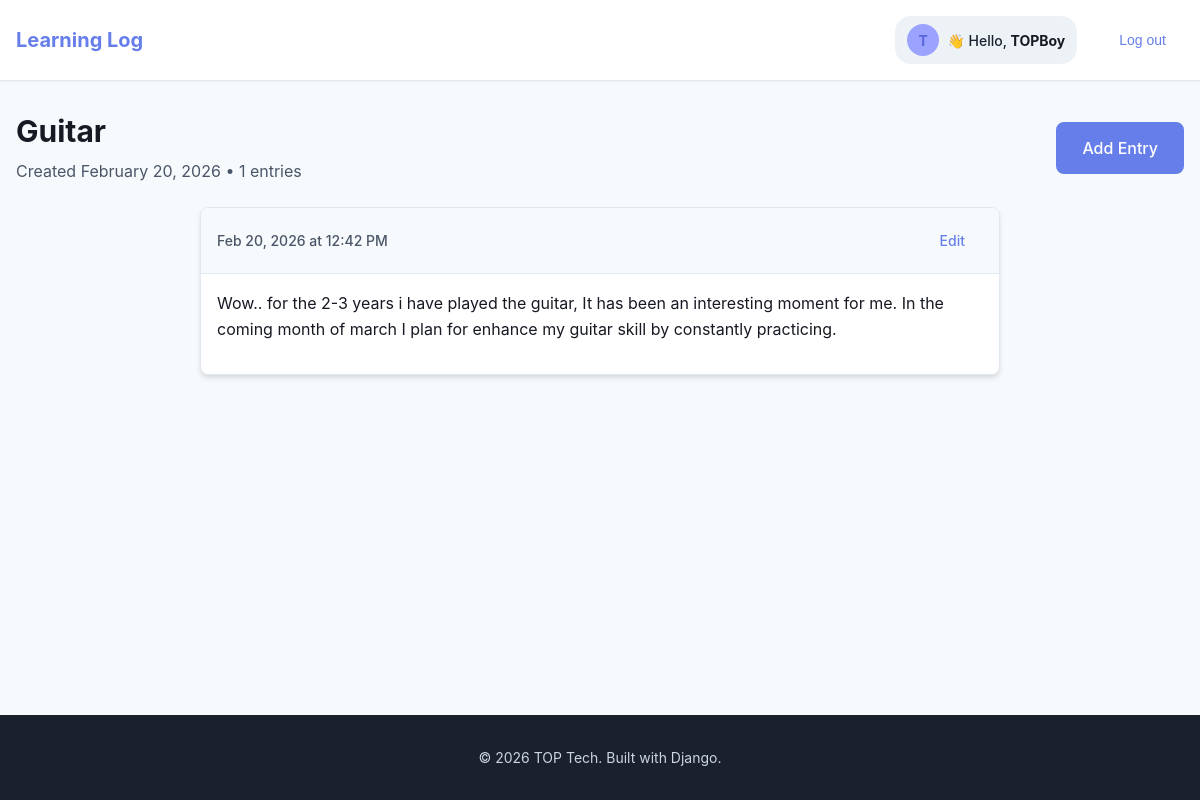
Page /topics/4/ (signed in) on the committed database.
### learning_logs/models.py (models this page shows, shortened)
class Topic(models.Model):
    text = models.CharField(max_length=200)
    date_added = models.DateTimeField(auto_now_add=True)
    owner = models.ForeignKey(User, on_delete=models.CASCADE)

class Entry(models.Model):
    topic = models.ForeignKey(Topic, on_delete=models.CASCADE, null=True, blank=True)
    text = models.TextField()
    date_added = models.DateTimeField(auto_now_add=True)
    class Meta:
        verbose_name_plural = 'entries'

### learning_logs/views.py (the view)
# urls.py: path('topics/<int:topic_id>/', views.topic, name='topic'), #Detail page for a single topic
@login_required
def topic(request, topic_id):
    topic = Topic.objects.get(id=topic_id)
    check_topic_owner(request, topic)
    entries = topic.entry_set.order_by('-date_added')
    context = {'topic': topic, 'entries': entries}
    return render(request, 'learning_logs/topic.html', context)

### learning_logs/views.py (called while the page is built)
def check_topic_owner(request, topic):
    if topic.owner != request.user:
        raise Http404

### learning_logs/templates/learning_logs/topic.html (shortened to what this page needs)
{% extends "learning_logs/base.html" %}
{% block page_header %}
<div class="page-header">
  <div class="topic-header">
    <div class="topic-info">
      <h1>{{ topic.text }}</h1>
      <p class="topic-meta">Created {{ topic.date_added|date:"F j, Y" }} • {{ entries|length }} entries</p>
    </div>
    <div class="topic-actions">
      {% url 'learning_logs:new_entry' topic.id as new_entry_url %}
      {% include "components/button.html" with text="Add Entry" variant="primary" href=new_entry_url %}
    </div>
  </div>
</div>
{% endblock %}
{% block content %}
<div class="entries-section">
  {% if entries %}
  <div class="entries-list">
    {% for entry in entries %}
    <div class="entry-card">
      <div class="entry-header">
        <div class="entry-date">{{ entry.date_added|date:"M j, Y \a\t g:i A" }}</div>
        <div class="entry-actions">
          <a href="{% url 'learning_logs:edit_entry' entry.id %}" class="btn btn-ghost btn-sm">Edit</a>
        </div>
      </div>
      <div class="entry-content">
        {{ entry.text|linebreaks }}
      </div>
    </div>
    {% endfor %}
  </div>
  {% endif %}
</div>
{% endblock %}

### learning_logs/templates/learning_logs/base.html (shortened to what this page needs)
<!DOCTYPE html>
{% load static %}
<html lang="en">
<head>
    <link rel="stylesheet" href="{% static 'css/styles.css' %}">
</head>
<body>
    <div class="page-wrapper">
        <header class="site-header">
            <div class="container">
                <div class="header-content">
                    <h1 class="site-title">
                        <a href="{% url 'learning_logs:index' %}">Learning Log</a>
                    </h1>
                    <nav class="nav-links">
                        {% if user.is_authenticated %}
                        <div class="user-greeting">
                            <span class="avatar-circle">{{ user.username|slice:":1"|upper }}</span>
                            <span class="user-greeting-text">👋 Hello, <span class="username">{{ user.username }}</span></span>
                        </div>
                        <form action="{% url 'accounts:logout' %}" method="post" style="display: inline;">
                            <button type="submit" class="btn btn-ghost btn-sm">Log out</button>
                        </form>
                        {% else %}
                        <a href="{% url 'accounts:register' %}" class="nav-link">Register</a>
                        <a href="{% url 'accounts:login' %}" class="nav-link">Log in</a>
                        {% endif %}
                    </nav>
                </div>
            </div>
        </header>
        <main class="main-content">
            <div class="container">
                {% block page_header %}{% endblock %}
                {% block content %}{% endblock %}
            </div>
        </main>
        <footer class="site-footer">
            <div class="container">
                <div class="footer-content">
                    <p>&copy; 2026 TOP Tech. Built with Django.</p>
                </div>
            </div>
        </footer>
    </div>
</body>
</html>

### learning_logs/templates/learning_logs/topic.html (style rules this page uses)
.page-header { margin-bottom: var(--spacing-6); }
.topic-header { display: flex; align-items: center; justify-content: space-between; flex-wrap: wrap; gap: var(--spacing-4); }
.topic-info h1 { color: var(--color-gray-900); font-size: var(--font-size-3xl); font-weight: var(--font-weight-bold); margin: 0 0 var(--spacing-2) 0; }
.topic-meta { color: var(--color-gray-600); font-size: var(--font-size-base); margin: 0; }
.topic-actions { flex-shrink: 0; }
.entries-section { max-width: 800px; margin: 0 auto; }
.entries-list { display: flex; flex-direction: column; gap: var(--spacing-4); }
.entry-card { background: var(--color-white); border-radius: var(--border-radius-lg); box-shadow: var(--shadow-md); border: 1px solid var(--color-gray-200); overflow: hidden; }
.entry-header { background: var(--color-gray-50); padding: var(--spacing-3) var(--spacing-4); border-bottom: 1px solid var(--color-gray-200); display: flex; align-items: center; justify-content: space-between; }
.entry-date { color: var(--color-gray-600); font-size: var(--font-size-sm); font-weight: var(--font-weight-medium); }
.entry-actions { display: flex; gap: var(--spacing-2); }
.entry-content { padding: var(--spacing-4); color: var(--color-gray-900); line-height: var(--line-height-relaxed); }

### rows in the picture
Topic: text "Guitar", date_added "February 20, 2026"
Entry: date_added "Feb 20, 2026 at 12:42 PM", text "Wow.. for the 2-3 years i have played the guitar, It has been an interesting moment for me. In the coming month of march I plan for enhance my guitar skill by constantly practicing."

### other values in the picture
{{ user.username|slice:":1"|upper }} "T"
{{ user.username }} "TOPBoy"
{{ entries|length }} "1"
{{ text }} "Add Entry"
